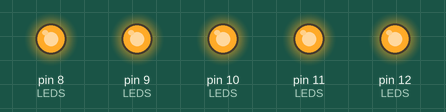
A program run on a simulated Arduino Uno, built with avr-gcc and run on an emulated ATmega328P. Shown: output pins drawn as LEDs (lit = HIGH).

Above: at 0.5 s.
At 1.5 s:
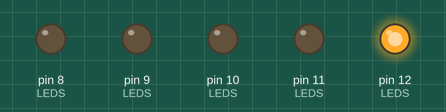
At 2.5 s:
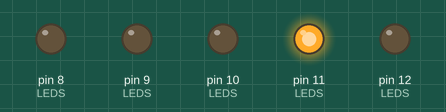
At 3.5 s:
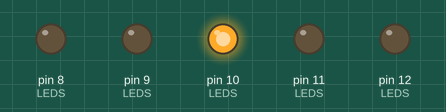
At 4.5 s:
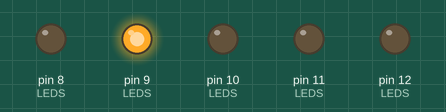
At 5.5 s:
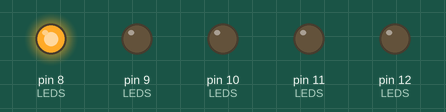
Timing chart, 0 to 7.8 s (numbered marks = the images above):
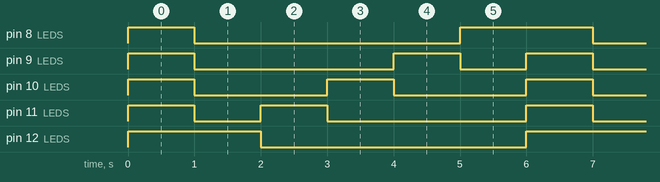

The program:

main.cpp
```cpp
#include <Arduino.h>

const int TEST_CASE = 1;

/*
  Configure the pins for the buttons and LEDS here
  -----------------------------------------------------
*/
const int BTN1 = 3;  // Button closest to header pins
const int BTN2 = 4;  // Button fartheest from LEDs
const int BTN3 = 5;  // Button farthest from header pins
const int BTN4 = 2;  // Button closest to LEDs

const int LED1 = 12;  // Leftmost LED
const int LED2 = 11;
const int LED3 = 10;
const int LED4 = 9;
const int LED5 = 8;  // Rightmost LED
/*
  ---------------------------------------------------
*/

const int BTN_PRESSED_SIGNAL = LOW;

/*
  Ordered such that index of LED in LEDS is their bit position in LED double bit pattern
  E.g. for Sample Pattern: 1101010000
  pattern:        11    01    01    00    00
  Bit Pos:         4     3     2     1     0
  Assigned LED: LED1  LED2  LED3  LED4  LED5
*/
const int LEDS[] = { LED5, LED4, LED3, LED2, LED1 };
const int LED_COUNT = 5;


/*
  LED Double Bit Pattern uses 2 bits for each LED:
  00 -> off
  01 -> blinking
  11 -> on

  You can combine the enumerated types to make a simple LED pattern, e.g.
  LED1 is on, but LED2 and LED3 will be blinking
  = LED1_ON | LED2_BLINKING | LED3_BLINKIng
*/
enum LEDDoubleBitPattern {
  LED_OFF=0b000,
  LED_BLINKING=0b001,
  LED_ON=0b011,

  /*
  LEDs are ordered left to right, so bit pattern:
  Case: LED1 stable, LED2 and LED3 blinking
  Sample pattern: 11   01   01   00   00
  Bit Pos:        4    3    2    1    0
  Assigned LED:   LED1 LED2 LED3 LED4 LED5
  */

  LED5_OFF      = LED_OFF      << 0,
  LED5_BLINKING = LED_BLINKING << 0,
  LED5_ON       = LED_ON       << 0,

  // left shift by 2 as each LED has 2 bits asssigned to it
  LED4_OFF      = LED_OFF      << 2,
  LED4_BLINKING = LED_BLINKING << 2,
  LED4_ON       = LED_ON       << 2,

  LED3_OFF      = LED_OFF      << 4,
  LED3_BLINKING = LED_BLINKING << 4,
  LED3_ON       = LED_ON       << 4,

  LED2_OFF      = LED_OFF      << 6,
  LED2_BLINKING = LED_BLINKING << 6,
  LED2_ON       = LED_ON       << 6,

  LED1_OFF      = LED_OFF      << 8,
  LED1_BLINKING = LED_BLINKING << 8,
  LED1_ON       = LED_ON       << 8,

  ALL_LEDS_ON = 0b01111111111,
  ALL_LEDS_BLINKING = 0b0101010101,
};

void millisDelay(unsigned long interval){
  unsigned long startingMillis = millis();
  while ( millis() - startingMillis < interval );
}

bool isBitHigh(long n, int pos){
  // Bits are numbered from right to left
  // 3 2 1 0
  // 1 0 0 1
  unsigned long bt = 1 << pos;
  return ( (n & bt) != 0 );
}

void setLEDsToDoubleBitPattern(unsigned int pattern, int blinkingLEDValue){
  /*
    Sets the LEDs to the specified double bit pattern, takes a blinking LED value for LEDs that are set to be blinking
    Uses double bits, see the enum LEDDoubleBitPattern for more information
  */

  unsigned int mask = 0b11;
  unsigned int curLedBits;

  for(int ledPos=0; ledPos < LED_COUNT; ledPos++){
    // left shift the mask so that we can isolate the LED double bits

    curLedBits = (pattern >> (ledPos*2)) & mask;

    // then use switch case to determine what to do
    if ( curLedBits == LED_ON)
      digitalWrite(LEDS[ledPos], HIGH);
    else if (curLedBits == LED_BLINKING){
      // printTime("Writing led pos to value");
      // Serial.println(ledPos);
      // Serial.println(blinkingLEDValue);
      digitalWrite(LEDS[ledPos], blinkingLEDValue);
    }
    else
      digitalWrite(LEDS[ledPos], LOW);
  }

}

void setLEDsToDoubleBitPattern(unsigned int pattern) { setLEDsToDoubleBitPattern(pattern, LOW); }

void resetLEDs(){ setLEDsToDoubleBitPattern(LED_OFF); }

int waitForBtnPressAndBlinkLEDs(int btns[], int btnCount, unsigned int ledPattern){
  /*
    Waits for any of the given buttons to be pressed, while blinking the LEDs at the specified interval
    Returns the pin of the button pressed
    ledPattern is an led double bit pattern
  */

  if ( btnCount < 1 ) return -1;

  int pressedBtn = -1;
  unsigned long start;
  unsigned long interval = 500;
  unsigned long cur;
  int curInterval = 0, prevInterval = -1 ;
  int curBlinkingValue = HIGH;

  // LEDS start high
  setLEDsToDoubleBitPattern(ledPattern, curBlinkingValue);
  start = millis();

  while ( pressedBtn == -1 ){

    // check the button for state
    for(int i=0; i < btnCount; i++) {
      if (digitalRead(btns[i]) == BTN_PRESSED_SIGNAL) {
        pressedBtn = btns[i];
        // block till button is released
        while ( digitalRead(pressedBtn) == BTN_PRESSED_SIGNAL );
        break;
      }
    }

    if ( pressedBtn != -1 ) break;

    // set the state of the LEDs
    cur = millis();
    curInterval = (int)((cur - start) / interval);
    if (cur != start && (cur - start) % interval  == 0 && prevInterval != curInterval ){
      curBlinkingValue = !curBlinkingValue;
      setLEDsToDoubleBitPattern(ledPattern, curBlinkingValue);

      // set the new interval
      prevInterval = curInterval;
    }
  }

  resetLEDs();
  return pressedBtn;
}

unsigned int ledPattern;
void setup() {
  int outputPins[]= { LED1, LED2, LED3, LED4, LED5 };
  int inputPins[] = { BTN1, BTN2, BTN3, BTN4 };

  /*
    Set the mode for output pins to output
  */
  for ( int pin : outputPins ){
    pinMode(pin, OUTPUT);
  }

  /*
    Set the mode for input pins to input
  */
  for ( int pin : inputPins ){
    pinMode(pin, INPUT);
  }

  randomSeed(analogRead(0));

  ledPattern = LED5_ON;
}

int btns[] = { BTN1, BTN2, BTN3, BTN4 };

void loop() {
  if ( TEST_CASE == 1) {
    // testing LED output
    // LEDs should light up left to right
    setLEDsToDoubleBitPattern(ALL_LEDS_ON);
    delay(1000);
    unsigned int pt = LED1_ON;
    int cnt = 5;
    while ( cnt > 0 ){
      setLEDsToDoubleBitPattern(pt);
      delay(1000);
      pt = pt >> 2;
      cnt--;
    }
  }
  else if (TEST_CASE == 2){
    // initial program starts with LED5 on
    // Button 1 turns on LED 1
    // Button 2 turns on LED 2
    // Button 3 turns on LED 3
    // Button 4 turns on LED 4
    int btn = waitForBtnPressAndBlinkLEDs(btns, 4, ledPattern);
    switch(btn){
      case BTN1:
        ledPattern = LED1_ON;
        break;
      case BTN2:
        ledPattern = LED2_ON;
        break;
      case BTN3:
        ledPattern = LED3_ON;
        break;
      case BTN4:
        ledPattern = LED4_ON;
        break;
      default:
        ledPattern = LED5_ON;
        break;
    }
  }
}
```

Measured:
- by itself, pin 8 (LEDS): repeats every 6.0 s: LOW 4.0 s, HIGH 2.0 s
- by itself, pin 9 (LEDS): repeats every 6.0 s: LOW 3.0 s, HIGH 1.0 s, LOW 1.0 s, HIGH 1.0 s
- by itself, pin 10 (LEDS): alternates HIGH for 1.0 s and LOW for 2.0 s
- by itself, pin 11 (LEDS): repeats every 6.0 s: LOW 1.0 s, HIGH 1.0 s, LOW 3.0 s, HIGH 1.0 s
- by itself, pin 12 (LEDS): alternates HIGH for 2.0 s and LOW for 4.0 s
